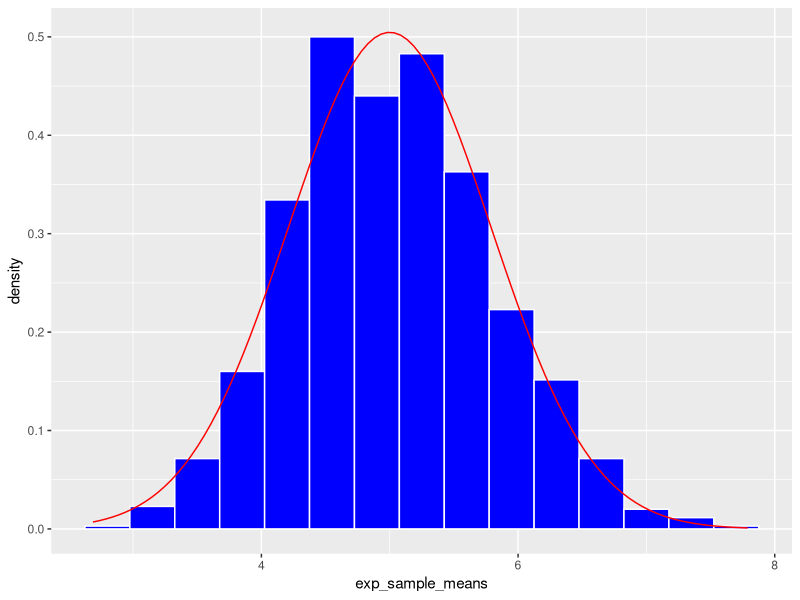

R code for this plot:
set.seed(111)
#par(mfrow=c(1,2))
#hist(rexp(1000))

exp_sample_mean = NULL
for(i in 1:1000) exp_sample_mean = c(exp_sample_mean, mean(rexp(40, rate=0.2)))
#hist(me)

set.seed(111)
sample_size <- 40
lambda <- 0.2
exp_sample_means = NULL
for(i in 1:1000) exp_sample_means = c(exp_sample_means, mean(rexp(sample_size, rate=lambda)))
mean(exp_sample_means)

require(ggplot2)
sample_df <- as.data.frame(exp_sample_means)
g <- ggplot(sample_df, aes(x=exp_sample_means))
g <- g + geom_histogram(aes(y = ..density..), binwidth=0.35, fill='blue', color='white')
g <- g + stat_function(fun = dnorm, args=list(mean=5, sd=5/sqrt(sample_size)), bin_width=0.5, color='red')
g